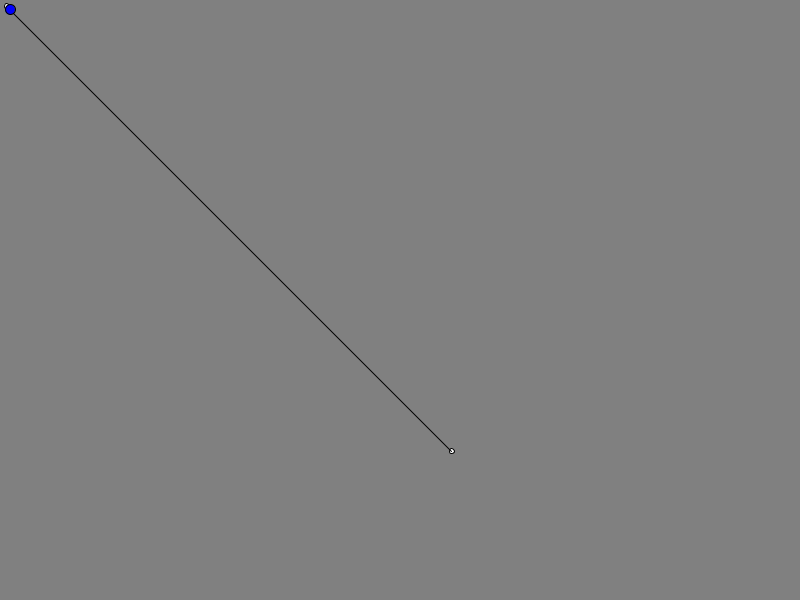
Frame 1 (no input)
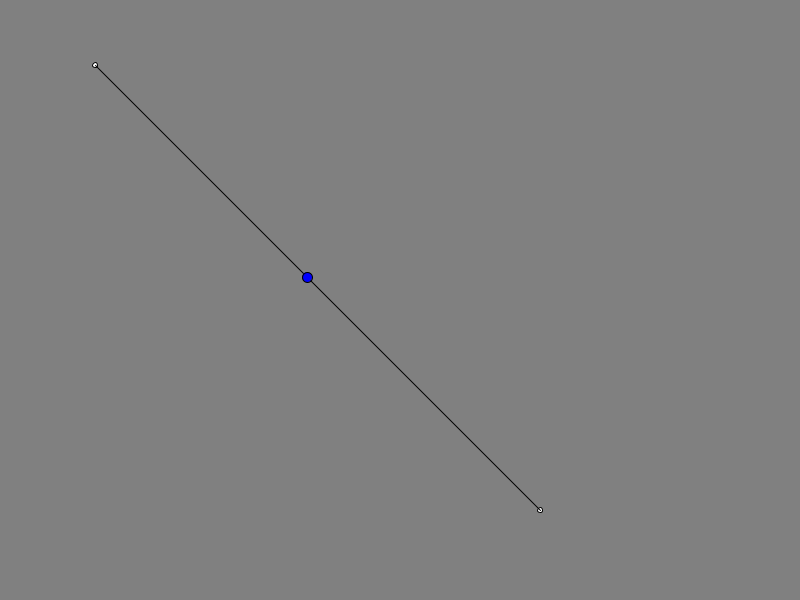
Frame 60 (the mouse pressed at the canvas centre just before this capture)
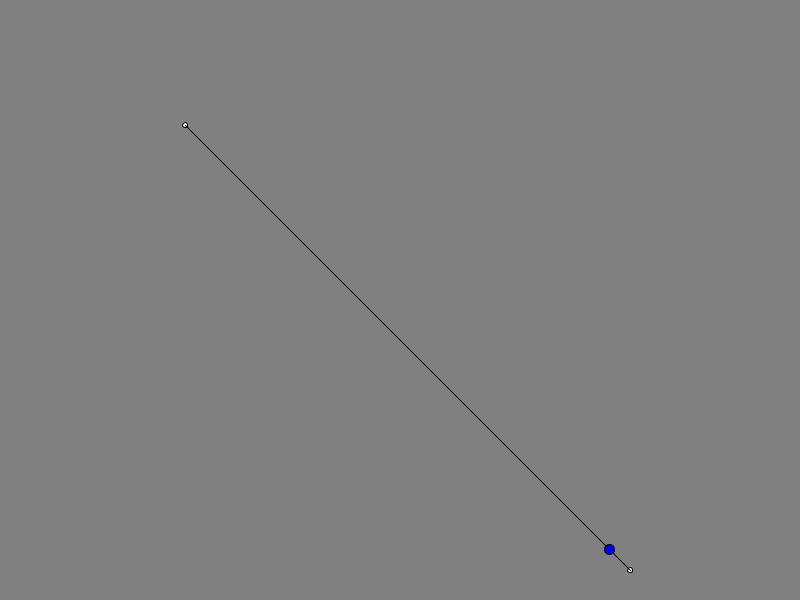
Frame 120 (the mouse held since frame 60 and released just before this capture)

The Processing sketch that drew these frames (run headless with seeded random() and noise(); from frame 60 on, the mouse is pressed at the canvas centre):

// Processing sketch: processing_181267
// ── processing_181267.pde

class pnt {
  float x, y;
  pnt(int px, int py) {
    x=float(px);
    y=float(py);
  }
  pnt(float px, float py) {
    x=px;
    y=py;
  }
}
class dotLine {
  pnt start,end;
  color dotColor, endColor, lineColor;
  float drad, dProgress, endRad,len;
  dotLine(pnt pstart, pnt pend, color pDotColor, color pEndColor, color pLineColor, float pdrad, float pdProgress, float pEndRad) {
    start = pstart;
    end = pend;
    dotColor = pDotColor;
    endColor = pEndColor;
    lineColor = pLineColor;
    drad = pdrad;
    dProgress=pdProgress;
    endRad=pEndRad;
    len = sqrt(pow((end.x-start.x),2)+pow((end.y-start.y),2));
  }
  void draw() {
    fill(endColor);
    ellipse(start.x,start.y,endRad,endRad);
    ellipse(end.x,end.y,endRad,endRad);
    fill(lineColor);
    line(start.x,start.y,end.x,end.y);
    float xDiff = end.x - start.x;
    float yDiff = end.x - start.x;
     
    float dPercent=((100/len)*dProgress)/100;
    float xNew = start.x + (xDiff * dPercent);
    float yNew = start.y + (yDiff * dPercent);
    fill(dotColor);
    tint(255,128);
    ellipse(xNew,yNew,drad,drad);
  }
}
pnt start,end;
color dotColor,lineColor,endColor;
dotLine test;
float progress;
boolean isAdding;
 
void setup() {
  size(800,600);
  start = new pnt(5,5);
  end = new pnt(450,450);
  dotColor=color(0,0,255);
  lineColor=color(255,255,255);
  endColor=color(255,255,255);
  test=new dotLine(start,end,dotColor,endColor,lineColor,10,15,5);
  isAdding=true;
}
void draw() {
  background(128);
  if ((progress>=test.len && isAdding==true)||(progress<=0 && isAdding==false)) {
    isAdding = !isAdding;
  } else if (isAdding==true) {
    test.end.x=test.end.x+1.5;
    test.end.y=test.end.y+1;
    test.start.x=test.start.x+1.5;
    test.start.y=test.start.y+1;
    progress=progress+5;
  } else if (isAdding==false) {
    test.end.x=test.end.x-1.5;
    test.end.y=test.end.y-1;
    test.start.x=test.start.x-1.5;
    test.start.y=test.start.y-1;
    progress=progress-5;
  }
  print(progress + " " + test.len + "\n");
  test.dProgress=progress;
  test.draw();
}
